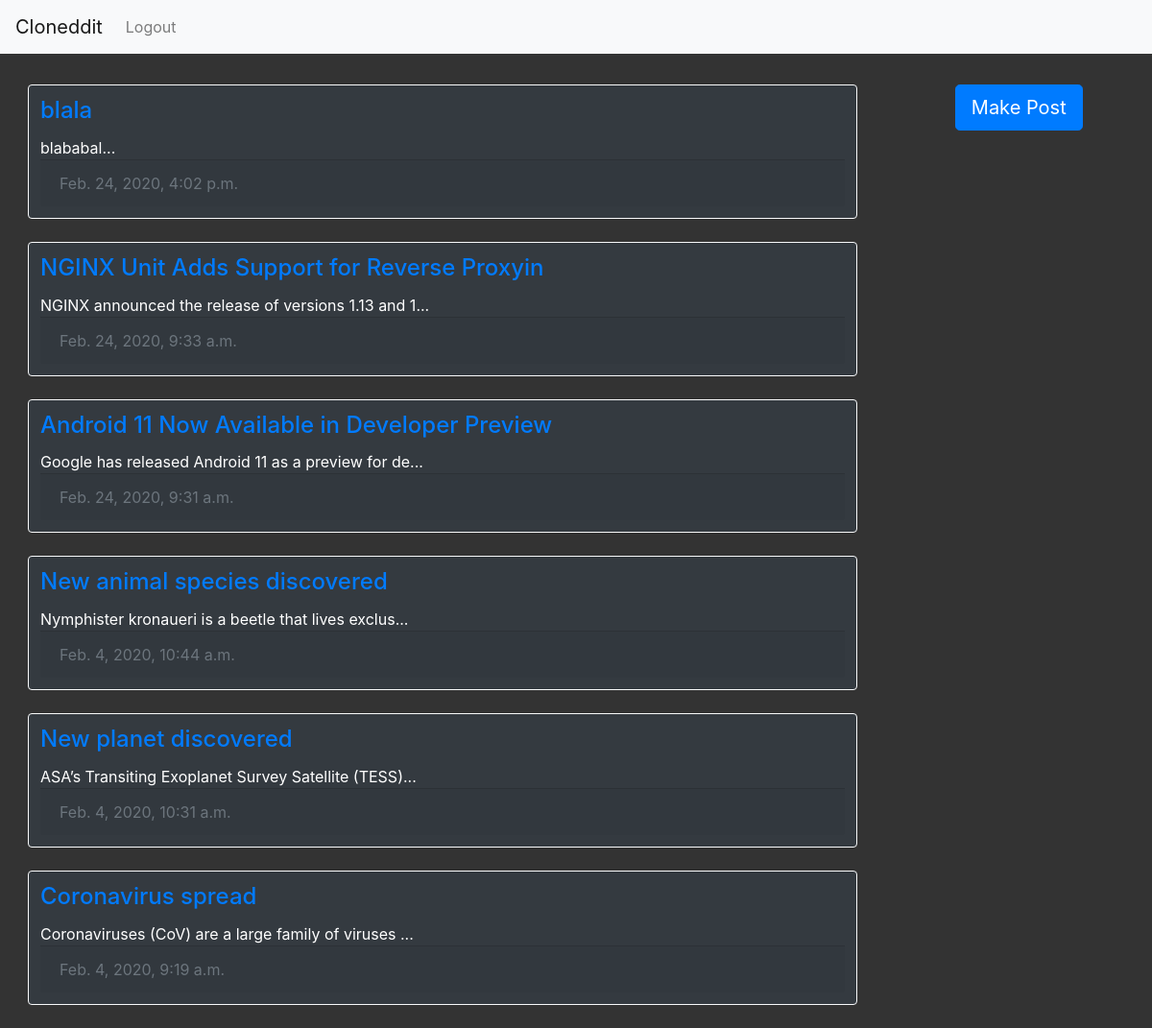
The app's page / (signed in) with its own data.
### comments/models.py (models this page shows)
class Entry(models.Model):
    title = models.CharField(max_length=200)
    pub_date = models.DateTimeField('date published')
    text = models.TextField(max_length=500, blank = True)
    votes = models.IntegerField(default = 0)
    def snippet(self):
        return self.text[:50] + "..."

### comments/views.py (the view)
# urls.py: path('', views.entries, name="entries"),
def entries(request):
    entries = Entry.objects.all().order_by('-pub_date')
    return render(request, 'entries.html', {'entries':entries})

### comments/templates/entries.html
{% include 'index.html' %}
<div class=row style="background-color: #333333">
{% block content %}
    <div class="col col-lg-9" style="padding-left: 44px; padding-top: 32px">
        {% for entry in entries %}
            <div class="card text-white bg-dark border-light">
                <div class="card-body" style="padding:12px">
                    <div class="card-title">
                        <h4><a href="{% url 'comments:entry_detail' entry.pk %}">{{entry.title}}</a></h4>
                    </div>
                    <div class="card-text">
                        {{ entry.snippet }}
                    </div>
                    <div class="card-footer text-muted">
                        {{ entry.pub_date }}
                    </div>
                </div>
            </div>
            <br>
        {% endfor %}
    </div>
    <div class="col col-lg-3">
        <div style="text-align: center; padding-top: 32px">
            <a href="make_entry"><button class="btn btn-primary btn-lg">Make Post</button></a>
        </div>
    </div>
</div>
{% endblock %}

### templates/style.css (style rules this page uses)
a:link { color: none; }

### records on screen
Entry: title "blala", snippet "blababal...", pub_date "Feb. 24, 2020, 4:02 p.m."
Entry: title "NGINX Unit Adds Support for Reverse Proxyin", snippet "NGINX announced the release of versions 1.13 and 1...", pub_date "Feb. 24, 2020, 9:33 a.m."
Entry: title "Android 11 Now Available in Developer Preview", snippet "Google has released Android 11 as a preview for de...", pub_date "Feb. 24, 2020, 9:31 a.m."
Entry: title "New animal species discovered", snippet "Nymphister kronaueri is a beetle that lives exclus...", pub_date "Feb. 4, 2020, 10:44 a.m."
Entry: title "New planet discovered", snippet "ASA’s Transiting Exoplanet Survey Satellite (TESS)...", pub_date "Feb. 4, 2020, 10:31 a.m."
Entry: title "Coronavirus spread", snippet "Coronaviruses (CoV) are a large family of viruses ...", pub_date "Feb. 4, 2020, 9:19 a.m."
